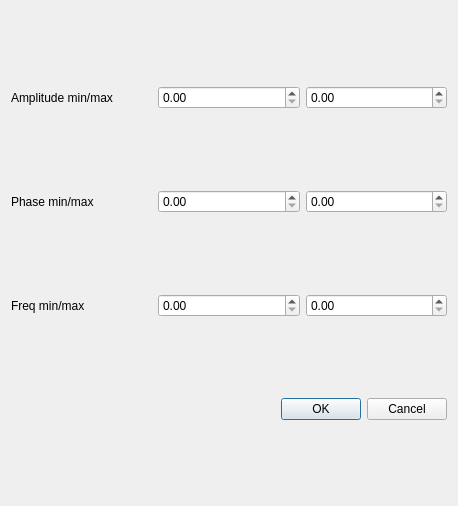
<?xml version="1.0" encoding="UTF-8"?>
<ui version="4.0">
 <class>manual_scales</class>
 <widget class="QDialog" name="manual_scales">
  <property name="geometry">
   <rect>
    <x>0</x>
    <y>0</y>
    <width>458</width>
    <height>506</height>
   </rect>
  </property>
  <property name="windowTitle">
   <string>Dialog</string>
  </property>
  <layout class="QVBoxLayout" name="verticalLayout">
   <item>
    <layout class="QHBoxLayout" name="hzl_ampl">
     <item>
      <widget class="QLabel" name="label">
       <property name="text">
        <string>Amplitude min/max</string>
       </property>
      </widget>
     </item>
     <item>
      <widget class="QDoubleSpinBox" name="a_min"/>
     </item>
     <item>
      <widget class="QDoubleSpinBox" name="a_max"/>
     </item>
    </layout>
   </item>
   <item>
    <layout class="QHBoxLayout" name="hzl_phz">
     <item>
      <widget class="QLabel" name="label_2">
       <property name="text">
        <string>Phase min/max         </string>
       </property>
      </widget>
     </item>
     <item>
      <widget class="QDoubleSpinBox" name="phz_min"/>
     </item>
     <item>
      <widget class="QDoubleSpinBox" name="phz_max"/>
     </item>
    </layout>
   </item>
   <item>
    <layout class="QHBoxLayout" name="hzl_freq">
     <item>
      <widget class="QLabel" name="label_3">
       <property name="text">
        <string>Freq min/max            </string>
       </property>
      </widget>
     </item>
     <item>
      <widget class="QDoubleSpinBox" name="f_min"/>
     </item>
     <item>
      <widget class="QDoubleSpinBox" name="f_max"/>
     </item>
    </layout>
   </item>
   <item>
    <widget class="QDialogButtonBox" name="buttonBox">
     <property name="orientation">
      <enum>Qt::Horizontal</enum>
     </property>
     <property name="standardButtons">
      <set>QDialogButtonBox::Cancel|QDialogButtonBox::Ok</set>
     </property>
    </widget>
   </item>
  </layout>
 </widget>
 <resources/>
 <connections>
  <connection>
   <sender>buttonBox</sender>
   <signal>accepted()</signal>
   <receiver>manual_scales</receiver>
   <slot>accept()</slot>
   <hints>
    <hint type="sourcelabel">
     <x>248</x>
     <y>254</y>
    </hint>
    <hint type="destinationlabel">
     <x>157</x>
     <y>274</y>
    </hint>
   </hints>
  </connection>
  <connection>
   <sender>buttonBox</sender>
   <signal>rejected()</signal>
   <receiver>manual_scales</receiver>
   <slot>reject()</slot>
   <hints>
    <hint type="sourcelabel">
     <x>316</x>
     <y>260</y>
    </hint>
    <hint type="destinationlabel">
     <x>286</x>
     <y>274</y>
    </hint>
   </hints>
  </connection>
 </connections>
</ui>
